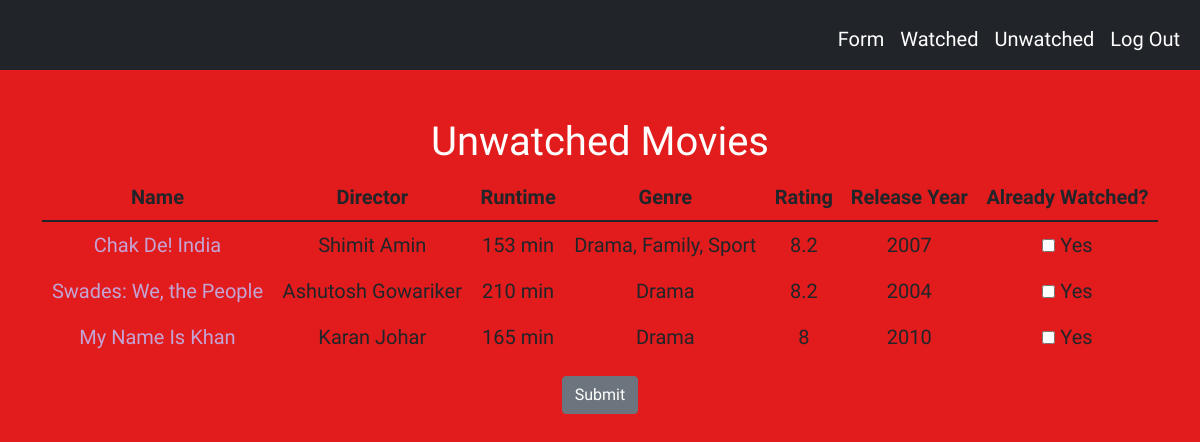
Page /unwatched (signed in) on the committed database.
### tables this page shows
CREATE TABLE to_watch(id INTEGER PRIMARY KEY, movie_name TEXT NOT NULL, runtime TEXT NOT NULL, genre TEXT NOT NULL, rating NUMERIC NOT NULL, released_year INTEGER NOT NULL, user_id INTEGER NOT NULL, director TEXT NOT NULL);

### app.py (the view)
@app.route("/unwatched")
@login_required
def unwatched():
    unwatched = db.execute("SELECT * FROM to_watch WHERE user_id = ?", session["user_id"])
    return render_template("unwatched.html", unwatched=unwatched)

### app.py (called while the page is built)
@app.after_request
def after_request(response):
    response.headers["Cache-Control"] = "no-cache, no-store, must-revalidate"
    response.headers["Expires"] = 0
    response.headers["Pragma"] = "no-cache"
    return response

### helpers.py (called while the page is built)
def login_required(f):
    @wraps(f)
    def decorated_function(*args, **kwargs):
        if session.get("user_id") is None:
            return redirect("/login")
        return f(*args, **kwargs)
    return decorated_function

### templates/unwatched.html (shortened to what this page needs)
{% extends "layout.html" %}
{% block main %}
<h1> Unwatched Movies </h1>
<form method="post" action="/about">
<table class="table">
    <thead>
        <tr>
            <th class="text-center">Name</th>
            <th class="text-center">Director</th>
            <th class="text-center">Runtime</th>
            <th class="text-center">Genre</th>
            <th class="text-center">Rating</th>
            <th class="text-center">Release Year</th>
            <th class="text-center">Already Watched?</th>
        </tr>
    </thead>
    <tbody>
        {% for unwatch in unwatched %}
            <tr>
                {% set movie_name = unwatch.movie_name %}
                <td><a href="/about?movie={{ unwatch.movie_name }}" name="{{ movie_name }}">{{ unwatch.movie_name }}</a></td>
                <td>{{ unwatch.director }}</td>
                <td>{{ unwatch.runtime }}</td>
                <td>{{ unwatch.genre }}</td>
                <td>{{ unwatch.rating }}</td>
                <td>{{ unwatch.released_year }}</td>
                <td>
                    <div>
                        <label><input type="checkbox" name="yes{{unwatch.id}}"> Yes</label>
                    </div>
                </td>
            </tr>
        {% endfor %}
    </tbody>
</table>
<a href="/about"><button type="submit" class="btn btn-secondary">Submit</button></a>
</form>
{% endblock %}

### static/styles.css (style rules this page uses)
h1 { font-family: 'Bungee Inline', cursive; }
body { background-color: rgb(226, 28, 28); color: white; font-family: 'Patrick Hand', cursive; font-size: 20px; }
a:link { color: rgb(196, 163, 213); background-color: transparent; text-decoration: none; }
table, th, td { border: black; }

### rows in the picture
to_watch: movie_name "Chak De! India", director "Shimit Amin", runtime "153 min", genre "Drama, Family, Sport", rating "8.2", released_year "2007"
to_watch: movie_name "Swades: We, the People", director "Ashutosh Gowariker", runtime "210 min", genre "Drama", rating "8.2", released_year "2004"
to_watch: movie_name "My Name Is Khan", director "Karan Johar", runtime "165 min", genre "Drama", rating "8", released_year "2010"
